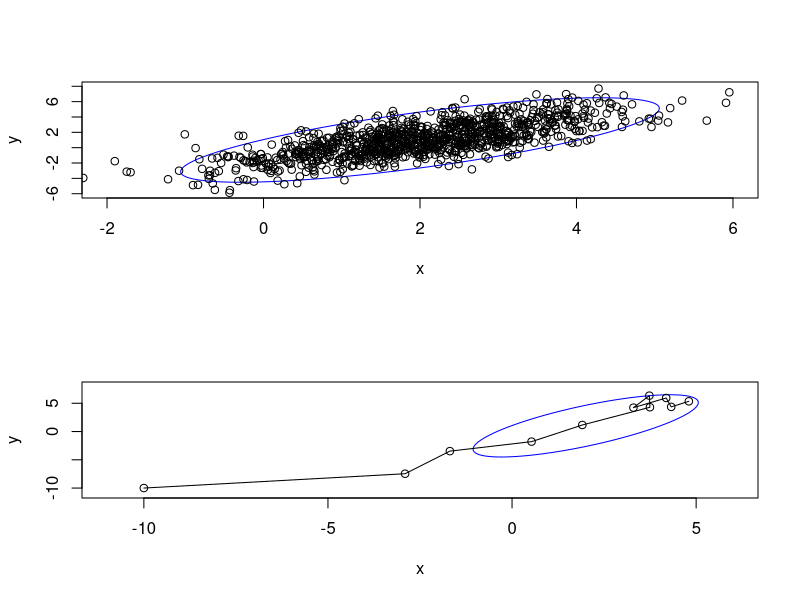

Write R code to recreate this figure.
# Illustration of Gibbs sampling using 2d Gaussians

library(MASS)
library(ellipse)

sigma.1 <- 1.25
sigma.2 <- 2.25

rho <- 0.75

Sigma <- matrix(rep(0, 4), 2, 2)
Sigma[1, 1] <- sigma.1 * sigma.1
Sigma[2, 2] <- sigma.2 * sigma.2
Sigma[1, 2] <- sigma.1 * sigma.2 * rho
Sigma[2, 1] <- Sigma[1, 2]

center <- c(2, 1)


conditional.dist <- function(center, Sigma, x.val=0.0, x.dim=2) {
  
  if (x.dim == 1) {
    d.0 = 2
  } else if (x.dim == 2) {
    d.0 = 1
  }
  
  s.11 <- Sigma[d.0, d.0]
  s.12 <- Sigma[d.0, x.dim]
  s.22 <- Sigma[x.dim, x.dim]

  mu <- center[d.0] + s.12/s.22 * (x.val - center[x.dim])
  var <- s.11 - s.12^2/s.22
  
  return(c(mu, var))
  
}

n.samples <- 10
x <- c(-10, -10)
X.samples <- c(x)
for (i in 1:n.samples) {
  
  params.1 <- conditional.dist(center, Sigma, x.val = x[2], x.dim=2)
  x[1] <- rnorm(1, mean=params.1[1], sd=sqrt(params.1[2]))
  
  params.2 <- conditional.dist(center, Sigma, x.val = x[1], x.dim=1)
  x[2] <- rnorm(1, mean=params.2[1], sd=sqrt(params.2[2]))
  
  X.samples <- rbind(X.samples, x)
}

y <- mvrnorm(1000, mu=center, Sigma=Sigma)

par(mfrow=c(2,1))
plot(ellipse(Sigma, centre = center), type='l', col='blue', xlab='x', ylab='y', xlim=c(-2, 6), ylim=c(-6, 8))
points(y)
plot(ellipse(Sigma, centre = center), type='l', col='blue', xlab='x', ylab='y', xlim=c(-11, 6), ylim=c(-11, 8))
points(X.samples)
lines(X.samples)
